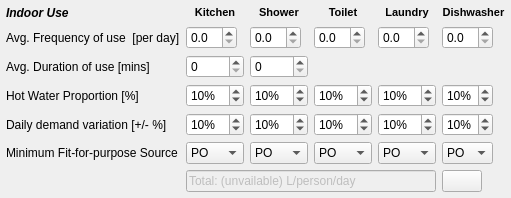
                   <widget class="QWidget" name="res_enduse_widget" native="true">
                    <layout class="QGridLayout" name="gridLayout_10">
                     <property name="leftMargin">
                      <number>6</number>
                     </property>
                     <property name="topMargin">
                      <number>6</number>
                     </property>
                     <property name="rightMargin">
                      <number>6</number>
                     </property>
                     <property name="bottomMargin">
                      <number>6</number>
                     </property>
                     <item row="0" column="3">
                      <widget class="QLabel" name="demand_toilet_lbl">
                       <property name="whatsThis">
                        <string>Toilet = flushes made per person per day determines total water use. Dual-flush toilets/waterless toilets and urine-separating toilets are customized under technologies.</string>
                       </property>
                       <property name="text">
                        <string>&lt;!DOCTYPE HTML PUBLIC &quot;-//W3C//DTD HTML 4.0//EN&quot; &quot;http://www.w3.org/TR/REC-html40/strict.dtd&quot;&gt;
&lt;html&gt;&lt;head&gt;&lt;meta name=&quot;qrichtext&quot; content=&quot;1&quot; /&gt;&lt;style type=&quot;text/css&quot;&gt;
p, li { white-space: pre-wrap; }
&lt;/style&gt;&lt;/head&gt;&lt;body style=&quot; font-family:'MS Shell Dlg 2'; font-size:8.25pt; font-weight:400; font-style:normal;&quot;&gt;
&lt;p align=&quot;center&quot; style=&quot; margin-top:0px; margin-bottom:0px; margin-left:0px; margin-right:0px; -qt-block-indent:0; text-indent:0px;&quot;&gt;&lt;span style=&quot; font-size:8pt; font-weight:600;&quot;&gt;Toilet&lt;/span&gt;&lt;/p&gt;&lt;/body&gt;&lt;/html&gt;</string>
                       </property>
                      </widget>
                     </item>
                     <item row="0" column="5">
                      <widget class="QLabel" name="demand_dish_lbl">
                       <property name="whatsThis">
                        <string>Kitchen = kitchen tap, water for cooking and washing up. Demand is calculated from both tap and partly from dishwasher using values from AS6400 unless otherwise customized.</string>
                       </property>
                       <property name="text">
                        <string>&lt;!DOCTYPE HTML PUBLIC &quot;-//W3C//DTD HTML 4.0//EN&quot; &quot;http://www.w3.org/TR/REC-html40/strict.dtd&quot;&gt;
&lt;html&gt;&lt;head&gt;&lt;meta name=&quot;qrichtext&quot; content=&quot;1&quot; /&gt;&lt;style type=&quot;text/css&quot;&gt;
p, li { white-space: pre-wrap; }
&lt;/style&gt;&lt;/head&gt;&lt;body style=&quot; font-family:'MS Shell Dlg 2'; font-size:8pt; font-weight:400; font-style:normal;&quot;&gt;
&lt;p align=&quot;center&quot; style=&quot; margin-top:0px; margin-bottom:0px; margin-left:0px; margin-right:0px; -qt-block-indent:0; text-indent:0px;&quot;&gt;&lt;span style=&quot; font-weight:600;&quot;&gt;Dishwasher&lt;/span&gt;&lt;/p&gt;&lt;/body&gt;&lt;/html&gt;</string>
                       </property>
                      </widget>
                     </item>
                     <item row="4" column="4">
                      <widget class="QSpinBox" name="laundry_vary">
                       <property name="suffix">
                        <string>%</string>
                       </property>
                       <property name="maximum">
                        <number>100</number>
                       </property>
                       <property name="singleStep">
                        <number>5</number>
                       </property>
                       <property name="value">
                        <number>10</number>
                       </property>
                      </widget>
                     </item>
                     <item row="4" column="2">
                      <widget class="QSpinBox" name="shower_vary">
                       <property name="suffix">
                        <string>%</string>
                       </property>
                       <property name="maximum">
                        <number>100</number>
                       </property>
                       <property name="singleStep">
                        <number>5</number>
                       </property>
                       <property name="value">
                        <number>10</number>
                       </property>
                      </widget>
                     </item>
                     <item row="1" column="5">
                      <widget class="QDoubleSpinBox" name="dish_freq">
                       <property name="maximumSize">
                        <size>
                         <width>51</width>
                         <height>16777215</height>
                        </size>
                       </property>
                       <property name="decimals">
                        <number>1</number>
                       </property>
                      </widget>
                     </item>
                     <item row="1" column="2">
                      <widget class="QDoubleSpinBox" name="shower_freq">
                       <property name="maximumSize">
                        <size>
                         <width>51</width>
                         <height>16777215</height>
                        </size>
                       </property>
                       <property name="decimals">
                        <number>1</number>
                       </property>
                      </widget>
                     </item>
                     <item row="5" column="3">
                      <widget class="QComboBox" name="toilet_ffp">
                       <item>
                        <property name="text">
                         <string>PO</string>
                        </property>
                       </item>
                       <item>
                        <property name="text">
                         <string>NP</string>
                        </property>
                       </item>
                       <item>
                        <property name="text">
                         <string>RW</string>
                        </property>
                       </item>
                       <item>
                        <property name="text">
                         <string>SW</string>
                        </property>
                       </item>
                       <item>
                        <property name="text">
                         <string>GW</string>
                        </property>
                       </item>
                      </widget>
                     </item>
                     <item row="1" column="4">
                      <widget class="QDoubleSpinBox" name="laundry_freq">
                       <property name="maximumSize">
                        <size>
                         <width>51</width>
                         <height>16777215</height>
                        </size>
                       </property>
                       <property name="decimals">
                        <number>1</number>
                       </property>
                      </widget>
                     </item>
                     <item row="6" column="1" colspan="4">
                      <widget class="QLineEdit" name="res_enduse_summarybox">
                       <property name="enabled">
                        <bool>false</bool>
                       </property>
                       <property name="minimumSize">
                        <size>
                         <width>0</width>
                         <height>0</height>
                        </size>
                       </property>
                       <property name="maximumSize">
                        <size>
                         <width>16777215</width>
                         <height>16777215</height>
                        </size>
                       </property>
                       <property name="inputMask">
                        <string/>
                       </property>
                       <property name="text">
                        <string>Total: (unvailable) L/person/day</string>
                       </property>
                      </widget>
                     </item>
                     <item row="5" column="4">
                      <widget class="QComboBox" name="laundry_ffp">
                       <item>
                        <property name="text">
                         <string>PO</string>
                        </property>
                       </item>
                       <item>
                        <property name="text">
                         <string>NP</string>
                        </property>
                       </item>
                       <item>
                        <property name="text">
                         <string>RW</string>
                        </property>
                       </item>
                       <item>
                        <property name="text">
                         <string>SW</string>
                        </property>
                       </item>
                       <item>
                        <property name="text">
                         <string>GW</string>
                        </property>
                       </item>
                      </widget>
                     </item>
                     <item row="5" column="2">
                      <widget class="QComboBox" name="shower_ffp">
                       <item>
                        <property name="text">
                         <string>PO</string>
                        </property>
                       </item>
                       <item>
                        <property name="text">
                         <string>NP</string>
                        </property>
                       </item>
                       <item>
                        <property name="text">
                         <string>RW</string>
                        </property>
                       </item>
                       <item>
                        <property name="text">
                         <string>SW</string>
                        </property>
                       </item>
                       <item>
                        <property name="text">
                         <string>GW</string>
                        </property>
                       </item>
                      </widget>
                     </item>
                     <item row="3" column="0">
                      <widget class="QLabel" name="res_enduse_hot_lbl">
                       <property name="whatsThis">
                        <string>&lt;!DOCTYPE HTML PUBLIC &quot;-//W3C//DTD HTML 4.0//EN&quot; &quot;http://www.w3.org/TR/REC-html40/strict.dtd&quot;&gt;
&lt;html&gt;&lt;head&gt;&lt;meta name=&quot;qrichtext&quot; content=&quot;1&quot; /&gt;&lt;style type=&quot;text/css&quot;&gt;
p, li { white-space: pre-wrap; }
&lt;/style&gt;&lt;/head&gt;&lt;body style=&quot; font-family:'MS Shell Dlg 2'; font-size:8.25pt; font-weight:400; font-style:normal;&quot;&gt;
&lt;p style=&quot; margin-top:0px; margin-bottom:0px; margin-left:0px; margin-right:0px; -qt-block-indent:0; text-indent:0px;&quot;&gt;A stochastic variability used to scale the daily household demand. Will be scaled according to the number of households in the block. Specify a percent, demand value will be scaled according to a random number drawin within this range.&lt;/p&gt;
&lt;p style=&quot;-qt-paragraph-type:empty; margin-top:0px; margin-bottom:0px; margin-left:0px; margin-right:0px; -qt-block-indent:0; text-indent:0px;&quot;&gt;&lt;/p&gt;
&lt;p style=&quot; margin-top:0px; margin-bottom:0px; margin-left:0px; margin-right:0px; -qt-block-indent:0; text-indent:0px;&quot;&gt;&lt;span style=&quot; font-style:italic;&quot;&gt;e.g. +/- 5% will see demand being multiplied by a number between 0.95 and 1.05.&lt;/span&gt;&lt;/p&gt;&lt;/body&gt;&lt;/html&gt;</string>
                       </property>
                       <property name="text">
                        <string>Hot Water Proportion [%]</string>
                       </property>
                      </widget>
                     </item>
                     <item row="1" column="3">
                      <widget class="QDoubleSpinBox" name="toilet_freq">
                       <property name="maximumSize">
                        <size>
                         <width>51</width>
                         <height>16777215</height>
                        </size>
                       </property>
                       <property name="decimals">
                        <number>1</number>
                       </property>
                      </widget>
                     </item>
                     <item row="0" column="1">
                      <widget class="QLabel" name="demand_kitchen_lbl">
                       <property name="whatsThis">
                        <string>Kitchen = kitchen tap, water for cooking and washing up. Demand is calculated from both tap and partly from dishwasher using values from AS6400 unless otherwise customized.</string>
                       </property>
                       <property name="text">
                        <string>&lt;!DOCTYPE HTML PUBLIC &quot;-//W3C//DTD HTML 4.0//EN&quot; &quot;http://www.w3.org/TR/REC-html40/strict.dtd&quot;&gt;
&lt;html&gt;&lt;head&gt;&lt;meta name=&quot;qrichtext&quot; content=&quot;1&quot; /&gt;&lt;style type=&quot;text/css&quot;&gt;
p, li { white-space: pre-wrap; }
&lt;/style&gt;&lt;/head&gt;&lt;body style=&quot; font-family:'MS Shell Dlg 2'; font-size:8.25pt; font-weight:400; font-style:normal;&quot;&gt;
&lt;p align=&quot;center&quot; style=&quot; margin-top:0px; margin-bottom:0px; margin-left:0px; margin-right:0px; -qt-block-indent:0; text-indent:0px;&quot;&gt;&lt;span style=&quot; font-size:8pt; font-weight:600;&quot;&gt;Kitchen&lt;/span&gt;&lt;/p&gt;&lt;/body&gt;&lt;/html&gt;</string>
                       </property>
                      </widget>
                     </item>
                     <item row="4" column="1">
                      <widget class="QSpinBox" name="kitchen_vary">
                       <property name="suffix">
                        <string>%</string>
                       </property>
                       <property name="maximum">
                        <number>100</number>
                       </property>
                       <property name="singleStep">
                        <number>5</number>
                       </property>
                       <property name="value">
                        <number>10</number>
                       </property>
                      </widget>
                     </item>
                     <item row="3" column="1">
                      <widget class="QSpinBox" name="kitchen_hot">
                       <property name="suffix">
                        <string>%</string>
                       </property>
                       <property name="maximum">
                        <number>100</number>
                       </property>
                       <property name="singleStep">
                        <number>5</number>
                       </property>
                       <property name="value">
                        <number>10</number>
                       </property>
                      </widget>
                     </item>
                     <item row="2" column="1">
                      <widget class="QSpinBox" name="kitchen_dur"/>
                     </item>
                     <item row="5" column="1">
                      <widget class="QComboBox" name="kitchen_ffp">
                       <item>
                        <property name="text">
                         <string>PO</string>
                        </property>
                       </item>
                       <item>
                        <property name="text">
                         <string>NP</string>
                        </property>
                       </item>
                       <item>
                        <property name="text">
                         <string>RW</string>
                        </property>
                       </item>
                       <item>
                        <property name="text">
                         <string>SW</string>
                        </property>
                       </item>
                       <item>
                        <property name="text">
                         <string>GW</string>
                        </property>
                       </item>
                      </widget>
                     </item>
                     <item row="6" column="5">
                      <widget class="QPushButton" name="res_enduse_summarybutton">
                       <property name="maximumSize">
                        <size>
                         <width>40</width>
                         <height>16777215</height>
                        </size>
                       </property>
                       <property name="text">
                        <string/>
                       </property>
                       <property name="icon">
                        <iconset resource="../../../../Dropbox/01_URBANBEATS/Development/graphics/ubeats.qrc">
                         <normaloff>:/icons/Refresh-icon.png</normaloff>:/icons/Refresh-icon.png</iconset>
                       </property>
                      </widget>
                     </item>
                     <item row="5" column="5">
                      <widget class="QComboBox" name="dish_ffp">
                       <property name="maximumSize">
                        <size>
                         <width>51</width>
                         <height>16777215</height>
                        </size>
                       </property>
                       <item>
                        <property name="text">
                         <string>PO</string>
                        </property>
                       </item>
                       <item>
                        <property name="text">
                         <string>NP</string>
                        </property>
                       </item>
                       <item>
                        <property name="text">
                         <string>RW</string>
                        </property>
                       </item>
                       <item>
                        <property name="text">
                         <string>SW</string>
                        </property>
                       </item>
                       <item>
                        <property name="text">
                         <string>GW</string>
                        </property>
                       </item>
                      </widget>
                     </item>
                     <item row="4" column="5">
                      <widget class="QSpinBox" name="dish_vary">
                       <property name="maximumSize">
                        <size>
                         <width>51</width>
                         <height>16777215</height>
                        </size>
                       </property>
                       <property name="suffix">
                        <string>%</string>
                       </property>
                       <property name="maximum">
                        <number>100</number>
                       </property>
                       <property name="singleStep">
                        <number>5</number>
                       </property>
                       <property name="value">
                        <number>10</number>
                       </property>
                      </widget>
                     </item>
                     <item row="3" column="5">
                      <widget class="QSpinBox" name="dish_hot">
                       <property name="maximumSize">
                        <size>
                         <width>51</width>
                         <height>16777215</height>
                        </size>
                       </property>
                       <property name="suffix">
                        <string>%</string>
                       </property>
                       <property name="maximum">
                        <number>100</number>
                       </property>
                       <property name="singleStep">
                        <number>5</number>
                       </property>
                       <property name="value">
                        <number>10</number>
                       </property>
                      </widget>
                     </item>
                     <item row="3" column="4">
                      <widget class="QSpinBox" name="laundry_hot">
                       <property name="suffix">
                        <string>%</string>
                       </property>
                       <property name="maximum">
                        <number>100</number>
                       </property>
                       <property name="singleStep">
                        <number>5</number>
                       </property>
                       <property name="value">
                        <number>10</number>
                       </property>
                      </widget>
                     </item>
                     <item row="3" column="3">
                      <widget class="QSpinBox" name="toilet_hot">
                       <property name="suffix">
                        <string>%</string>
                       </property>
                       <property name="maximum">
                        <number>100</number>
                       </property>
                       <property name="singleStep">
                        <number>5</number>
                       </property>
                       <property name="value">
                        <number>10</number>
                       </property>
                      </widget>
                     </item>
                     <item row="2" column="2">
                      <widget class="QSpinBox" name="shower_dur"/>
                     </item>
                     <item row="5" column="0">
                      <widget class="QLabel" name="res_enduse_ffp_lbl">
                       <property name="whatsThis">
                        <string>&lt;!DOCTYPE HTML PUBLIC &quot;-//W3C//DTD HTML 4.0//EN&quot; &quot;http://www.w3.org/TR/REC-html40/strict.dtd&quot;&gt;
&lt;html&gt;&lt;head&gt;&lt;meta name=&quot;qrichtext&quot; content=&quot;1&quot; /&gt;&lt;style type=&quot;text/css&quot;&gt;
p, li { white-space: pre-wrap; }
&lt;/style&gt;&lt;/head&gt;&lt;body style=&quot; font-family:'MS Shell Dlg 2'; font-size:8.25pt; font-weight:400; font-style:normal;&quot;&gt;
&lt;p style=&quot; margin-top:0px; margin-bottom:0px; margin-left:0px; margin-right:0px; -qt-block-indent:0; text-indent:0px;&quot;&gt;&lt;span style=&quot; font-size:8pt;&quot;&gt;Select the minimum water quality requirement to source from when meeting demand (default: PO).&lt;/span&gt;&lt;/p&gt;
&lt;p style=&quot; margin-top:0px; margin-bottom:0px; margin-left:0px; margin-right:0px; -qt-block-indent:0; text-indent:0px;&quot;&gt;&lt;span style=&quot; font-size:8pt;&quot;&gt;PO = Potable Water&lt;/span&gt;&lt;/p&gt;
&lt;p style=&quot; margin-top:0px; margin-bottom:0px; margin-left:0px; margin-right:0px; -qt-block-indent:0; text-indent:0px;&quot;&gt;&lt;span style=&quot; font-size:8pt;&quot;&gt;NP = Non-potable Water&lt;/span&gt;&lt;/p&gt;
&lt;p style=&quot; margin-top:0px; margin-bottom:0px; margin-left:0px; margin-right:0px; -qt-block-indent:0; text-indent:0px;&quot;&gt;&lt;span style=&quot; font-size:8pt;&quot;&gt;RW = Rainwater&lt;/span&gt;&lt;/p&gt;
&lt;p style=&quot; margin-top:0px; margin-bottom:0px; margin-left:0px; margin-right:0px; -qt-block-indent:0; text-indent:0px;&quot;&gt;&lt;span style=&quot; font-size:8pt;&quot;&gt;SW = Stormwater&lt;/span&gt;&lt;/p&gt;
&lt;p style=&quot; margin-top:0px; margin-bottom:0px; margin-left:0px; margin-right:0px; -qt-block-indent:0; text-indent:0px;&quot;&gt;&lt;span style=&quot; font-size:8pt;&quot;&gt;GW = Greywater&lt;/span&gt;&lt;/p&gt;&lt;/body&gt;&lt;/html&gt;</string>
                       </property>
                       <property name="text">
                        <string>Minimum Fit-for-purpose Source</string>
                       </property>
                      </widget>
                     </item>
                     <item row="4" column="3">
                      <widget class="QSpinBox" name="toilet_vary">
                       <property name="suffix">
                        <string>%</string>
                       </property>
                       <property name="maximum">
                        <number>100</number>
                       </property>
                       <property name="singleStep">
                        <number>5</number>
                       </property>
                       <property name="value">
                        <number>10</number>
                       </property>
                      </widget>
                     </item>
                     <item row="3" column="2">
                      <widget class="QSpinBox" name="shower_hot">
                       <property name="suffix">
                        <string>%</string>
                       </property>
                       <property name="maximum">
                        <number>100</number>
                       </property>
                       <property name="singleStep">
                        <number>5</number>
                       </property>
                       <property name="value">
                        <number>10</number>
                       </property>
                      </widget>
                     </item>
                     <item row="0" column="0">
                      <widget class="QLabel" name="res_enduse_lbl1">
                       <property name="whatsThis">
                        <string>How many times does the household/person use the facility per day?
Kitchen = Household
Shower = Person
Toilet = Person
Laundry = Household</string>
                       </property>
                       <property name="text">
                        <string>&lt;html&gt;&lt;head/&gt;&lt;body&gt;&lt;p&gt;&lt;span style=&quot; font-weight:600; font-style:italic;&quot;&gt;Indoor Use&lt;/span&gt;&lt;/p&gt;&lt;/body&gt;&lt;/html&gt;</string>
                       </property>
                      </widget>
                     </item>
                     <item row="0" column="2">
                      <widget class="QLabel" name="demand_shower_lbl">
                       <property name="whatsThis">
                        <string>Shower = bathroom shower, not including bathtub. Shower head water usage taken from AS6400 unless otherwise customized.</string>
                       </property>
                       <property name="text">
                        <string>&lt;!DOCTYPE HTML PUBLIC &quot;-//W3C//DTD HTML 4.0//EN&quot; &quot;http://www.w3.org/TR/REC-html40/strict.dtd&quot;&gt;
&lt;html&gt;&lt;head&gt;&lt;meta name=&quot;qrichtext&quot; content=&quot;1&quot; /&gt;&lt;style type=&quot;text/css&quot;&gt;
p, li { white-space: pre-wrap; }
&lt;/style&gt;&lt;/head&gt;&lt;body style=&quot; font-family:'MS Shell Dlg 2'; font-size:8.25pt; font-weight:400; font-style:normal;&quot;&gt;
&lt;p align=&quot;center&quot; style=&quot; margin-top:0px; margin-bottom:0px; margin-left:0px; margin-right:0px; -qt-block-indent:0; text-indent:0px;&quot;&gt;&lt;span style=&quot; font-size:8pt; font-weight:600;&quot;&gt;Shower&lt;/span&gt;&lt;/p&gt;&lt;/body&gt;&lt;/html&gt;</string>
                       </property>
                      </widget>
                     </item>
                     <item row="0" column="4">
                      <widget class="QLabel" name="demand_laundry_lbl">
                       <property name="whatsThis">
                        <string>Laundry = washing machine water use calculated based on number of uses per day (if less than one wash per day convert value from weekly washes to daily).</string>
                       </property>
                       <property name="text">
                        <string>&lt;!DOCTYPE HTML PUBLIC &quot;-//W3C//DTD HTML 4.0//EN&quot; &quot;http://www.w3.org/TR/REC-html40/strict.dtd&quot;&gt;
&lt;html&gt;&lt;head&gt;&lt;meta name=&quot;qrichtext&quot; content=&quot;1&quot; /&gt;&lt;style type=&quot;text/css&quot;&gt;
p, li { white-space: pre-wrap; }
&lt;/style&gt;&lt;/head&gt;&lt;body style=&quot; font-family:'MS Shell Dlg 2'; font-size:8.25pt; font-weight:400; font-style:normal;&quot;&gt;
&lt;p align=&quot;center&quot; style=&quot; margin-top:0px; margin-bottom:0px; margin-left:0px; margin-right:0px; -qt-block-indent:0; text-indent:0px;&quot;&gt;&lt;span style=&quot; font-size:8pt; font-weight:600;&quot;&gt;Laundry&lt;/span&gt;&lt;/p&gt;&lt;/body&gt;&lt;/html&gt;</string>
                       </property>
                      </widget>
                     </item>
                     <item row="2" column="0">
                      <widget class="QLabel" name="res_enduse_dur_lbl">
                       <property name="whatsThis">
                        <string>How long is each facility used for? (Does not apply to toilets or laundry as the usage amount is based on frequency).</string>
                       </property>
                       <property name="text">
                        <string>Avg. Duration of use [mins]</string>
                       </property>
                      </widget>
                     </item>
                     <item row="4" column="0">
                      <widget class="QLabel" name="res_enduse_demandvary_lbl">
                       <property name="whatsThis">
                        <string>&lt;!DOCTYPE HTML PUBLIC &quot;-//W3C//DTD HTML 4.0//EN&quot; &quot;http://www.w3.org/TR/REC-html40/strict.dtd&quot;&gt;
&lt;html&gt;&lt;head&gt;&lt;meta name=&quot;qrichtext&quot; content=&quot;1&quot; /&gt;&lt;style type=&quot;text/css&quot;&gt;
p, li { white-space: pre-wrap; }
&lt;/style&gt;&lt;/head&gt;&lt;body style=&quot; font-family:'MS Shell Dlg 2'; font-size:8.25pt; font-weight:400; font-style:normal;&quot;&gt;
&lt;p style=&quot; margin-top:0px; margin-bottom:0px; margin-left:0px; margin-right:0px; -qt-block-indent:0; text-indent:0px;&quot;&gt;A stochastic variability used to scale the daily household demand. Will be scaled according to the number of households in the block. Specify a percent, demand value will be scaled according to a random number drawin within this range.&lt;/p&gt;
&lt;p style=&quot;-qt-paragraph-type:empty; margin-top:0px; margin-bottom:0px; margin-left:0px; margin-right:0px; -qt-block-indent:0; text-indent:0px;&quot;&gt;&lt;/p&gt;
&lt;p style=&quot; margin-top:0px; margin-bottom:0px; margin-left:0px; margin-right:0px; -qt-block-indent:0; text-indent:0px;&quot;&gt;&lt;span style=&quot; font-style:italic;&quot;&gt;e.g. +/- 5% will see demand being multiplied by a number between 0.95 and 1.05.&lt;/span&gt;&lt;/p&gt;&lt;/body&gt;&lt;/html&gt;</string>
                       </property>
                       <property name="text">
                        <string>Daily demand variation [+/- %]</string>
                       </property>
                      </widget>
                     </item>
                     <item row="1" column="1">
                      <widget class="QDoubleSpinBox" name="kitchen_freq">
                       <property name="maximumSize">
                        <size>
                         <width>51</width>
                         <height>16777215</height>
                        </size>
                       </property>
                       <property name="decimals">
                        <number>1</number>
                       </property>
                      </widget>
                     </item>
                     <item row="1" column="0">
                      <widget class="QLabel" name="res_enduse_freq_lbl">
                       <property name="whatsThis">
                        <string>How many times does the household/person use the facility per day?
Kitchen = Household
Shower = Person
Toilet = Person
Laundry = Household</string>
                       </property>
                       <property name="text">
                        <string>Avg. Frequency of use  [per day]</string>
                       </property>
                      </widget>
                     </item>
                    </layout>
                   </widget>
